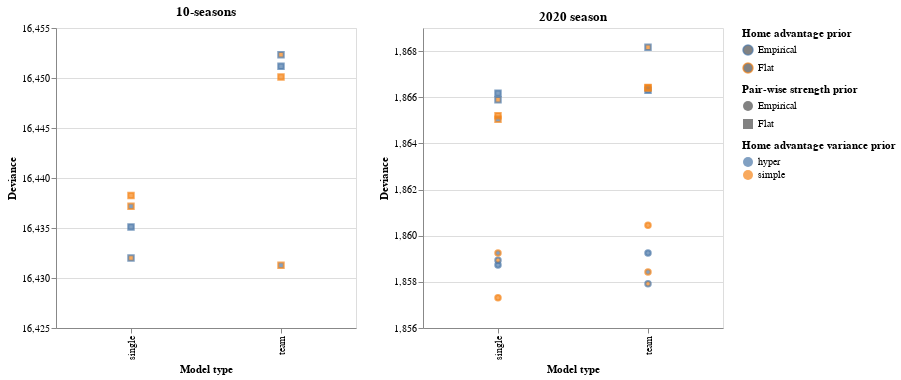

Notebook code cell kept with this figure:
### Code cell
c1 = alt.Chart(deviances[deviances['subsample'] == '5-seasons']).mark_point().encode(
    x = alt.X("model-type", title = "Model type"),
    y = alt.Y("loo", title = "Deviance", scale=alt.Scale(domain=(16_425, 16_455))),
    color = alt.Color("advantage-prior", title="Home advantage prior"),
    shape = alt.Shape("strength-prior", title="Pair-wise strength prior"),
    fill = alt.Fill("advantage-variance", title="Home advantage variance prior")
).properties(width=300, title="10-seasons")

c2 = alt.Chart(deviances[deviances['subsample'] != '5-seasons']).mark_point().encode(
    x = alt.X("model-type", title = "Model type"),
    y = alt.Y("loo", title = "Deviance", scale=alt.Scale(domain=(1_856, 1_869))),
    color = alt.Color("advantage-prior", title="Home advantage prior"),
    shape = alt.Shape("strength-prior", title="Pair-wise strength prior"),
    fill = alt.Fill("advantage-variance", title="Home advantage variance prior")
).properties(width=300, title="2020 season")

c1 | c2

### Figure 1 — Vega-Lite specification as saved in the notebook (floating-point values rounded to 4 significant figures)
{"config": {"view": {"continuousWidth": 400, "continuousHeight": 300}}, "hconcat": [{"data": {"name": "data-5e4a32bb082ae631069abee98bfdd06f"}, "mark": "point", "encoding": {"color": {"field": "advantage-prior", "title": "Home advantage prior", "type": "nominal"}, "fill": {"field": "advantage-variance", "title": "Home advantage variance prior", "type": "nominal"}, "shape": {"field": "strength-prior", "title": "Pair-wise strength prior", "type": "nominal"}, "x": {"field": "model-type", "title": "Model type", "type": "nominal"}, "y": {"field": "loo", "scale": {"domain": [16425, 16455]}, "title": "Deviance", "type": "quantitative"}}, "title": "10-seasons", "width": 300}, {"data": {"name": "data-87e5d98e9094ff53b22d503ebd33da6f"}, "mark": "point", "encoding": {"color": {"field": "advantage-prior", "title": "Home advantage prior", "type": "nominal"}, "fill": {"field": "advantage-variance", "title": "Home advantage variance prior", "type": "nominal"}, "shape": {"field": "strength-prior", "title": "Pair-wise strength prior", "type": "nominal"}, "x": {"field": "model-type", "title": "Model type", "type": "nominal"}, "y": {"field": "loo", "scale": {"domain": [1856, 1869]}, "title": "Deviance", "type": "quantitative"}}, "title": "2020 season", "width": 300}], "$schema": "https://vega.github.io/schema/vega-lite/v4.17.0.json", "datasets": {"data-5e4a32bb082ae631069abee98bfdd06f": [{"rank": 0, "loo": 16430.0, "p_loo": 390.6, "d_loo": 0.0, "weight": 0.5209, "se": 68.37, "dse": 0.0, "warning": true, "loo_scale": "deviance", "advantage-prior": "Flat", "advantage-variance": "hyper", "model-type": "team", "strength-prior": "Flat", "subsample": "5-seasons"}, {"rank": 1, "loo": 16430.0, "p_loo": 387.7, "d_loo": 0.7263, "weight": 0.4791, "se": 67.58, "dse": 15.33, "warning": true, "loo_scale": "deviance", "advantage-prior": "Empirical", "advantage-variance": "simple", "model-type": "single", "strength-prior": "Flat", "subsample": "5-seasons"}, {"rank": 2, "loo": 16440.0, "p_loo": 390.9, "d_loo": 3.841, "weight": 9.263e-13, "se": 67.66, "dse": 15.01, "warning": true, "loo_scale": "deviance", "advantage-prior": "Empirical", "advantage-variance": "hyper", "model-type": "single", "strength-prior": "Flat", "subsample": "5-seasons"}, {"rank": 3, "loo": 16440.0, "p_loo": 391.5, "d_loo": 5.902, "weight": 8.212e-13, "se": 68.11, "dse": 14.89, "warning": true, "loo_scale": "deviance", "advantage-prior": "Flat", "advantage-variance": "hyper", "model-type": "single", "strength-prior": "Flat", "subsample": "5-seasons"}, {"rank": 4, "loo": 16440.0, "p_loo": 391.3, "d_loo": 6.98, "weight": 7.447e-13, "se": 67.79, "dse": 14.81, "warning": true, "loo_scale": "deviance", "advantage-prior": "Flat", "advantage-variance": "simple", "model-type": "single", "strength-prior": "Flat", "subsample": "5-seasons"}, {"rank": 5, "loo": 16450.0, "p_loo": 408.6, "d_loo": 18.83, "weight": 2.74e-13, "se": 68.41, "dse": 10.37, "warning": true, "loo_scale": "deviance", "advantage-prior": "Flat", "advantage-variance": "simple", "model-type": "team", "strength-prior": "Flat", "subsample": "5-seasons"}, {"rank": 6, "loo": 16450.0, "p_loo": 409.5, "d_loo": 19.91, "weight": 1.63e-13, "se": 68.41, "dse": 10.39, "warning": true, "loo_scale": "deviance", "advantage-prior": "Empirical", "advantage-variance": "hyper", "model-type": "team", "strength-prior": "Flat", "subsample": "5-seasons"}, {"rank": 7, "loo": 16450.0, "p_loo": 408.8, "d_loo": 21.06, "weight": 0.0, "se": 68.31, "dse": 10.57, "warning": true, "loo_scale": "deviance", "advantage-prior": "Empirical", "advantage-variance": "simple", "model-type": "team", "strength-prior": "Flat", "subsample": "5-seasons"}], "data-87e5d98e9094ff53b22d503ebd33da6f": [{"rank": 0, "loo": 1857.0, "p_loo": 30.97, "d_loo": 0.0, "weight": 0.2105, "se": 23.99, "dse": 0.0, "warning": true, "loo_scale": "deviance", "advantage-prior": "Flat", "advantage-variance": "simple", "model-type": "single", "strength-prior": "Empirical", "subsample": "2020"}, {"rank": 1, "loo": 1858.0, "p_loo": 33.31, "d_loo": 0.6007, "weight": 0.1587, "se": 24.42, "dse": 2.105, "warning": true, "loo_scale": "deviance", "advantage-prior": "Empirical", "advantage-variance": "simple", "model-type": "team", "strength-prior": "Empirical", "subsample": "2020"}, {"rank": 2, "loo": 1858.0, "p_loo": 33.07, "d_loo": 1.109, "weight": 0.341, "se": 25.18, "dse": 2.846, "warning": true, "loo_scale": "deviance", "advantage-prior": "Flat", "advantage-variance": "hyper", "model-type": "team", "strength-prior": "Empirical", "subsample": "2020"}, {"rank": 3, "loo": 1859.0, "p_loo": 31.2, "d_loo": 1.416, "weight": 3.594e-16, "se": 23.9, "dse": 1.371, "warning": true, "loo_scale": "deviance", "advantage-prior": "Empirical", "advantage-variance": "hyper", "model-type": "single", "strength-prior": "Empirical", "subsample": "2020"}, {"rank": 4, "loo": 1859.0, "p_loo": 31.61, "d_loo": 1.618, "weight": 3.547e-16, "se": 24.23, "dse": 0.7033, "warning": false, "loo_scale": "deviance", "advantage-prior": "Empirical", "advantage-variance": "simple", "model-type": "single", "strength-prior": "Empirical", "subsample": "2020"}, {"rank": 5, "loo": 1859.0, "p_loo": 31.52, "d_loo": 1.931, "weight": 0.0, "se": 24.32, "dse": 1.376, "warning": false, "loo_scale": "deviance", "advantage-prior": "Flat", "advantage-variance": "hyper", "model-type": "single", "strength-prior": "Empirical", "subsample": "2020"}, {"rank": 6, "loo": 1859.0, "p_loo": 32.56, "d_loo": 1.939, "weight": 1.096e-15, "se": 24.34, "dse": 2.18, "warning": true, "loo_scale": "deviance", "advantage-prior": "Empirical", "advantage-variance": "hyper", "model-type": "team", "strength-prior": "Empirical", "subsample": "2020"}, {"rank": 7, "loo": 1860.0, "p_loo": 34.28, "d_loo": 3.137, "weight": 2.56e-16, "se": 24.46, "dse": 2.259, "warning": true, "loo_scale": "deviance", "advantage-prior": "Flat", "advantage-variance": "simple", "model-type": "team", "strength-prior": "Empirical", "subsample": "2020"}, {"rank": 8, "loo": 1865.0, "p_loo": 40.37, "d_loo": 7.735, "weight": 0.2572, "se": 23.27, "dse": 9.183, "warning": true, "loo_scale": "deviance", "advantage-prior": "Flat", "advantage-variance": "hyper", "model-type": "single", "strength-prior": "Flat", "subsample": "2020"}, {"rank": 9, "loo": 1865.0, "p_loo": 40.26, "d_loo": 7.886, "weight": 0.03261, "se": 23.18, "dse": 9.123, "warning": true, "loo_scale": "deviance", "advantage-prior": "Flat", "advantage-variance": "simple", "model-type": "single", "strength-prior": "Flat", "subsample": "2020"}, {"rank": 10, "loo": 1866.0, "p_loo": 40.53, "d_loo": 8.575, "weight": 0.0, "se": 23.1, "dse": 9.148, "warning": false, "loo_scale": "deviance", "advantage-prior": "Empirical", "advantage-variance": "simple", "model-type": "single", "strength-prior": "Flat", "subsample": "2020"}, {"rank": 11, "loo": 1866.0, "p_loo": 40.59, "d_loo": 8.864, "weight": 2.035e-16, "se": 23.1, "dse": 9.016, "warning": false, "loo_scale": "deviance", "advantage-prior": "Empirical", "advantage-variance": "hyper", "model-type": "single", "strength-prior": "Flat", "subsample": "2020"}, {"rank": 12, "loo": 1866.0, "p_loo": 41.25, "d_loo": 8.987, "weight": 0.0, "se": 23.07, "dse": 8.843, "warning": true, "loo_scale": "deviance", "advantage-prior": "Empirical", "advantage-variance": "hyper", "model-type": "team", "strength-prior": "Flat", "subsample": "2020"}, {"rank": 13, "loo": 1866.0, "p_loo": 41.38, "d_loo": 9.089, "weight": 0.0, "se": 23.76, "dse": 9.256, "warning": true, "loo_scale": "deviance", "advantage-prior": "Flat", "advantage-variance": "hyper", "model-type": "team", "strength-prior": "Flat", "subsample": "2020"}, {"rank": 14, "loo": 1866.0, "p_loo": 40.34, "d_loo": 9.112, "weight": 0.0, "se": 22.74, "dse": 8.795, "warning": true, "loo_scale": "deviance", "advantage-prior": "Flat", "advantage-variance": "simple", "model-type": "team", "strength-prior": "Flat", "subsample": "2020"}, {"rank": 15, "loo": 1868.0, "p_loo": 42.64, "d_loo": 10.85, "weight": 2.665e-15, "se": 23.8, "dse": 8.934, "warning": true, "loo_scale": "deviance", "advantage-prior": "Empirical", "advantage-variance": "simple", "model-type": "team", "strength-prior": "Flat", "subsample": "2020"}]}}
